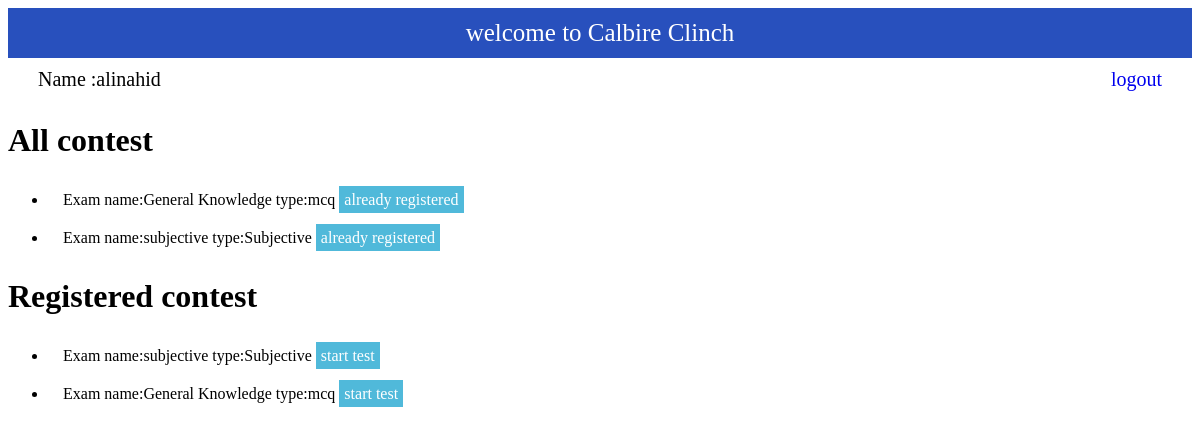
/student/ (signed in), run on the app's committed database.
### myapp/models.py (models this page shows, shortened)
class CustomUser(AbstractUser):
    email=models.EmailField(unique=True)
    mobile=models.CharField(max_length=10)
    isVerified=models.BooleanField(default=False)
    otp=models.CharField(max_length=6)
    institution=models.CharField(max_length=30)
    std=models.IntegerField(null=True)
    referal=models.CharField(max_length=30,null=True,blank=True)
    objects= UserManager()
    USERNAME_FIELD = 'email'
    REQUIRED_FIELDS=[]

class Exam(models.Model):
    EXAM_CHOICES = (
    ('mcq','MCQ'),
    ('Subjective', 'SUBJECTIVE'),)
    total_questions=models.IntegerField(null=True)
    exam_id = models.AutoField(primary_key=True)
    name=models.CharField(max_length=30, null=True)
    duration=models.CharField(max_length=30, default='00:30:00')
    exam_type=models.CharField(max_length=10,choices=EXAM_CHOICES)

class RegisteredExam(models.Model):
    student=models.ForeignKey(CustomUser,on_delete=models.CASCADE)
    exam=models.ForeignKey(Exam, on_delete=models.CASCADE)

### myapp/views.py (the view)
# urls.py: path('student/',views.studentDashboard),
@login_required(login_url='/login1')
def studentDashboard(req):
    exams=Exam.objects.all()
    student=req.user
    rexams=RegisteredExam.objects.filter(student=student)
    gexams=GivenExam.objects.filter(student=student)
    rexam_ids=[]
    gexam_ids=[]
    for rexam in rexams:
        rexam_ids.append(rexam.exam.exam_id)
    for gexam in gexams:
        gexam_ids.append(gexam.exam.exam_id)
    return render(req, 'studentdashboard.html',{'exams':exams,'rexams':rexams,'rexam_ids':rexam_ids,'gexam_ids':gexam_ids})

### myapp/templates/studentdashboard.html (shortened to what this page needs)
<!DOCTYPE html>
<html lang="en">
<head>
    <link rel="stylesheet" href="/static/css/extra.css">
</head>
<body>
    <div>
        <div>
        <div class="dash_head">
            welcome to Calbire Clinch
        </div>
        <div class="dash_info">
            <div >
                Name :{{request.user.username}}
            </div>
            <div>
                <a href='/logout' style='text-decoration:none'>logout</a>
            </div>
        </div>
        <div>
            <h1>All contest</h1>
            <ul>
            {% for exam in exams%}
                <li>Exam name:{{exam.name}} type:{{exam.exam_type}}
                    {% if exam.exam_type == "mcq" %}
                        {% if exam.exam_id in rexam_ids%}
                            <a class="btn-p" href='#'>already registered</a>
                        {% else %}
                            <a class="btn-p" href='/payment/{{exam.exam_id}}'>Pay and Register</a>
                        {% endif%}
                     {% else%}
                        {% if exam.exam_id in rexam_ids%}
                            <a class="btn-p" href='#'>already registered</a>
                        {% else %}
                            <a class="btn-p" href="/payment/{{exam.exam_id}}">Pay and Register</a>
                        {% comment %} <p onclick="popitup('http://localhost:8000/givesubtest/{{exam.exam_id}}')" style:"cursor:pointer" >give xam</p> {% endcomment %}
                        {% endif%}
                    </li>
                    {% endif%}
            {% endfor %}
            </ul>
        </div>
        <div>
            <h1>Registered contest</h1>
            <ul>
            {% for rexam in rexams%}
                <li>Exam name:{{rexam.exam.name}} type:{{rexam.exam.exam_type}}
                    {% if rexam.exam.exam_type == "mcq" %}
                        {% if rexam.exam_id in gexam_ids%}
                            <a class="btn-p" href='#'>see results</a>
                        {% else %}
                            <a class="btn-p" href='/instruction/{{rexam.exam_id}}'>start test</a>
                        {% endif%}
                     {% else%}
                        {% if rexam.exam_id in gexam_ids%}
                            <a class="btn-p" href='#'>see results</a>
                        {% else %}
                            <a class="btn-p" href='/instruction/{{rexam.exam_id}}'>start test</a>
                        {% endif%}
                    </li>
                    {% endif%}
            {% endfor %}
            </ul>
        </div>
    </div>
</html>

### myapp/static/css/extra.css (style rules this page uses)
.dash_head { width: 100%; height: 50px; background-color:rgb(40, 80, 189); display:flex; justify-content: center; align-items: center; color:#fff; font-size:25px; }
.dash_info { display:flex; align-items:center ; justify-content:space-between; padding:10px 30px; font-size:20px; }
.btn-p { border:0; padding:5px 5px; background-color:rgb(80, 185, 218); color:#fff; font-size:16px; text-decoration: none; }
li { padding:10px 15px; }

### data on the page
CustomUser: user.username "alinahid"
Exam: name "General Knowledge", exam_type "mcq", shows "already registered"
Exam: name "subjective", exam_type "Subjective", shows "already registered"
RegisteredExam: exam.name "subjective", exam.exam_type "Subjective"
RegisteredExam: exam.name "General Knowledge", exam.exam_type "mcq"
